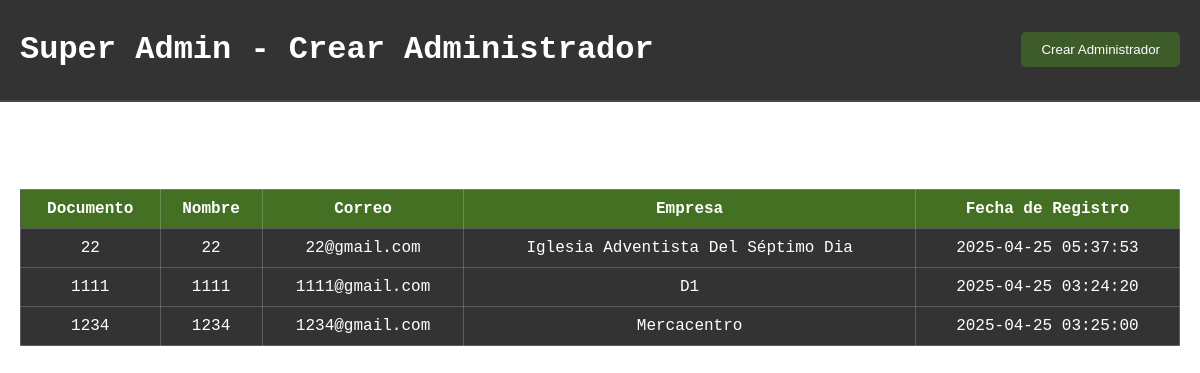
The app's page /super-admin/crear-admin.php with its own data.
### tables this page shows
CREATE TABLE `usuarios` (
  `documento` bigint(15) NOT NULL,
  `nombre` varchar(50) DEFAULT NULL,
  `correo` varchar(50) DEFAULT NULL,
  `contrasena` varchar(255) DEFAULT NULL,
  `fecha_registro` datetime DEFAULT NULL,
  `id_roles` int(11) DEFAULT NULL,
  `id_empresa` int(11) DEFAULT NULL
);

CREATE TABLE `empresa` (
  `id_empresa` int(11) NOT NULL,
  `nom_empresa` varchar(50) DEFAULT NULL
);

### super-admin/crear-admin.php (the view, shortened to what this page needs)
<?php
$conex = new Database;
$con = $conex->conectar();
$sql_admins = $con->prepare("SELECT u.documento, u.nombre, u.correo, e.nom_empresa, u.fecha_registro
                             FROM usuarios u
                             INNER JOIN empresa e ON u.id_empresa = e.id_empresa
                             WHERE u.id_roles = 1");
$sql_admins->execute();
$admins = $sql_admins->fetchAll(PDO::FETCH_ASSOC);
?>
<!DOCTYPE html>
<html lang="en">
<head>
    <link rel="stylesheet" href="../css/login.css">
</head>
<body>
    <div class="header">
        <h1>Super Admin - Crear Administrador</h1>
        <button id="open-modal">Crear Administrador</button>
    </div>
    <div class="container">
        <h2>Lista de Administradores</h2>
        <table>
            <thead>
                <tr>
                    <th>Documento</th>
                    <th>Nombre</th>
                    <th>Correo</th>
                    <th>Empresa</th>
                    <th>Fecha de Registro</th>
                </tr>
            </thead>
            <tbody>
                <?php foreach ($admins as $admin): ?>
                    <tr>
                        <td><?= htmlspecialchars($admin['documento']) ?></td>
                        <td><?= htmlspecialchars($admin['nombre']) ?></td>
                        <td><?= htmlspecialchars($admin['correo']) ?></td>
                        <td><?= htmlspecialchars($admin['nom_empresa']) ?></td>
                        <td><?= htmlspecialchars($admin['fecha_registro']) ?></td>
                    </tr>
                <?php endforeach; ?>
            </tbody>
        </table>
    </div>
</body>
</html>

### css/login.css (style rules this page uses)
body { margin: 0; padding: 0; font-family: 'Courier New', Courier, monospace; background: url('img/fondo.png') no-repeat center center fixed; background-size: cover; color: #fff; }
table td { justify-content: center; align-items: center; text-align: center; }

### super-admin/crear-admin.php (style rules this page uses)
body { font-family: 'Courier New', Courier, monospace; background: url('../img/fondo.png') no-repeat center center fixed; background-size: cover; color: #fff; margin: 0; padding: 0; }
.container { padding: 20px; }
.header { display: flex; justify-content: space-between; align-items: center; background: rgba(0, 0, 0, 0.8); padding: 10px 20px; border-bottom: 2px solid rgba(255, 255, 255, 0.1); }
.header button { background: rgba(107, 255, 3, 0.2); color: #fff; border: none; padding: 10px 20px; border-radius: 5px; cursor: pointer; transition: background 0.3s ease; }
table { width: 100%; border-collapse: collapse; margin-top: 20px; background: rgba(0, 0, 0, 0.8); color: #fff; }
table th, table td { border: 1px solid rgba(255, 255, 255, 0.2); padding: 10px; text-align: center; }
table th { background: rgba(107, 255, 3, 0.3); }

### records on screen
usuarios: documento "22", nombre "22", correo "22@gmail.com", id_empresa.nom_empresa "Iglesia Adventista Del Séptimo Dia", fecha_registro "2025-04-25 05:37:53"
usuarios: documento "1111", nombre "1111", correo "1111@gmail.com", id_empresa.nom_empresa "D1", fecha_registro "2025-04-25 03:24:20"
usuarios: documento "1234", nombre "1234", correo "1234@gmail.com", id_empresa.nom_empresa "Mercacentro", fecha_registro "2025-04-25 03:25:00"
